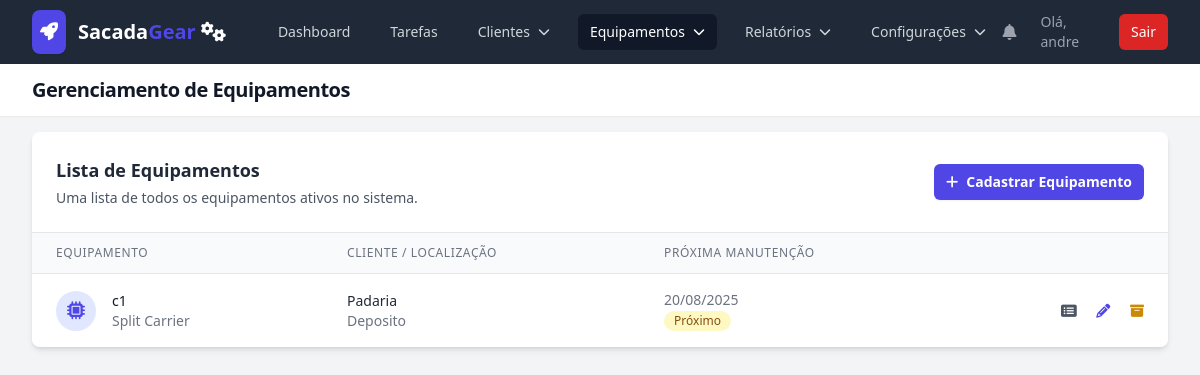
The page /equipments (signed in) on the database its author committed.
### models.py (models this page shows, shortened)
class User(UserMixin, db.Model):
    id = db.Column(db.Integer, primary_key=True)
    username = db.Column(db.String(80), unique=True, nullable=False)
    password_hash = db.Column(db.String(200), nullable=False)
    role = db.Column(db.String(20), nullable=False, default='technician')
    equipments = db.relationship('Equipment', backref='operator', lazy=True)
    maintenance_records = db.relationship('MaintenanceHistory', backref='technician', lazy=True)
    created_tasks = db.relationship('Task', back_populates='creator', foreign_keys='Task.creator_id')

class Equipment(db.Model):
    id = db.Column(db.Integer, primary_key=True)
    code = db.Column(db.String(50), nullable=False, unique=True)
    model = db.Column(db.String(150), nullable=False)
    location = db.Column(db.String(200), nullable=False)
    description = db.Column(db.Text, nullable=True)
    install_date = db.Column(db.Date, nullable=True)
    last_maintenance_date = db.Column(db.Date, nullable=True)
    next_maintenance_date = db.Column(db.Date, nullable=False)
    user_id = db.Column(db.Integer, db.ForeignKey('user.id'), nullable=False)
    client_id = db.Column(db.Integer, db.ForeignKey('client.id'), nullable=False)
    is_archived = db.Column(db.Boolean, default=False, nullable=False)
    maintenance_history = db.relationship('MaintenanceHistory', backref='equipment', lazy='dynamic', cascade="all, delete-orphan")
    @property
    def status(self):
        if 'warning_days' not in g:
            setting = db.session.get(Setting, 'maintenance_warning_days')
            g.warning_days = int(setting.value) if setting else 15
        today = datetime.now().date()
        if self.next_maintenance_date < today:
            return "Vencido"
        elif self.next_maintenance_date <= today + timedelta(days=g.warning_days):
            return "Próximo do vencimento"
        else:
            return "Em dia"

class Client(db.Model):
    id = db.Column(db.Integer, primary_key=True)
    name = db.Column(db.String(150), nullable=False, unique=True)
    address = db.Column(db.String(250), nullable=True)
    contact_person = db.Column(db.String(100), nullable=True)
    phone = db.Column(db.String(20), nullable=True)
    equipments = db.relationship('Equipment', backref='client', lazy=True)
    is_archived = db.Column(db.Boolean, default=False, nullable=False)

### app.py (the view)
    @app.route('/equipments')
    @login_required
    @admin_required
    def equipment_list():
        equipments = Equipment.query.filter_by(is_archived=False).order_by(Equipment.code).all()
        return render_template('equipment_list.html', equipments=equipments)

### templates/equipment_list.html (shortened to what this page needs)
{% extends "base.html" %}
{% block header %}Gerenciamento de Equipamentos{% endblock %}
{% block content %}
<div class="bg-white shadow-md rounded-lg overflow-hidden">
    <div class="p-4 sm:p-6 border-b border-gray-200">
        <div class="flex flex-col sm:flex-row sm:items-center sm:justify-between">
            <div class="flex-auto">
                <h2 class="text-lg font-semibold text-gray-800">Lista de Equipamentos</h2>
                <p class="mt-1 text-sm text-gray-600">Uma lista de todos os equipamentos ativos no sistema.</p>
            </div>
            <div class="mt-4 sm:mt-0 flex-shrink-0">
                <a href="{{ url_for('new_equipment') }}" class="w-full justify-center inline-flex items-center rounded-md bg-indigo-600 px-3 py-2 text-center text-sm font-semibold text-white shadow-sm hover:bg-indigo-500 transition-colors duration-200">
                    <i class="fas fa-plus mr-2"></i>Cadastrar Equipamento
                </a>
            </div>
        </div>
    </div>
    <div class="hidden md:block">
        <div class="overflow-x-auto">
            <table class="min-w-full divide-y divide-gray-200">
                <thead class="bg-gray-50">
                    <tr>
                        <th scope="col" class="px-6 py-3 text-left text-xs font-medium text-gray-500 uppercase tracking-wider">Equipamento</th>
                        <th scope="col" class="px-6 py-3 text-left text-xs font-medium text-gray-500 uppercase tracking-wider">Cliente / Localização</th>
                        <th scope="col" class="px-6 py-3 text-left text-xs font-medium text-gray-500 uppercase tracking-wider">Próxima Manutenção</th>
                        <th scope="col" class="relative px-6 py-3"><span class="sr-only">Ações</span></th>
                    </tr>
                </thead>
                <tbody class="bg-white divide-y divide-gray-200">
                    {% for equipment in equipments %}
                    <tr>
                        <td class="px-6 py-4 whitespace-nowrap">
                            <div class="flex items-center">
                                <div class="flex-shrink-0 h-10 w-10 flex items-center justify-center bg-indigo-100 rounded-full">
                                    <i class="fas fa-microchip text-lg text-indigo-600"></i>
                                </div>
                                <div class="ml-4">
                                    <div class="text-sm font-medium text-gray-900">{{ equipment.code }}</div>
                                    <div class="text-sm text-gray-500">{{ equipment.model }}</div>
                                </div>
                            </div>
                        </td>
                        <td class="px-6 py-4 whitespace-nowrap text-sm text-gray-500">
                            <div class="font-medium text-gray-800">{{ equipment.client.name }}</div>
                            <div class="text-gray-500">{{ equipment.location }}</div>
                        </td>
                        <td class="px-6 py-4 whitespace-nowrap text-sm text-gray-500">
                            <div>{{ equipment.next_maintenance_date.strftime('%d/%m/%Y') }}</div>
                            {% if equipment.status == 'Em dia' %}
                                <span class="inline-flex items-center rounded-full bg-green-100 px-2.5 py-0.5 text-xs font-medium text-green-800">Em dia</span>
                            {% elif equipment.status == 'Próximo do vencimento' %}
                                <span class="inline-flex items-center rounded-full bg-yellow-100 px-2.5 py-0.5 text-xs font-medium text-yellow-800">Próximo</span>
                            {% else %}
                                <span class="inline-flex items-center rounded-full bg-red-100 px-2.5 py-0.5 text-xs font-medium text-red-800">Vencido</span>
                            {% endif %}
                        </td>
                        <td class="px-6 py-4 whitespace-nowrap text-right text-sm font-medium space-x-4">
                            <a href="{{ url_for('equipment_history', equipment_id=equipment.id) }}" class="text-gray-600 hover:text-indigo-600" title="Ver Histórico"><i class="fas fa-list-alt"></i></a>
                            <a href="{{ url_for('edit_equipment', equipment_id=equipment.id) }}" class="text-indigo-600 hover:text-indigo-900" title="Editar"><i class="fas fa-pencil-alt"></i></a>
                            <form action="{{ url_for('toggle_archive_equipment', equipment_id=equipment.id) }}" method="POST" class="inline"
                                  onsubmit="openConfirmationModal(event, 'Arquivar Equipamento', 'Tem certeza que deseja arquivar o equipamento \'{{ equipment.code }}\'?')">
                                <button type="submit" class="text-yellow-600 hover:text-yellow-900" title="Arquivar">
                                    <i class="fas fa-archive"></i>
                                </button>
                            </form>
                        </td>
                    </tr>
                    {% endfor %}
                </tbody>
            </table>
        </div>
    </div>
</div>
{% endblock %}

### templates/base.html (shortened to what this page needs)
<!DOCTYPE html>
<html lang="pt-br" class="h-full bg-gray-100">
<head>
    <script src="https://cdn.tailwindcss.com"></script>
    <link rel="stylesheet" href="https://rsms.me/inter/inter.css">
    <link rel="stylesheet" href="https://cdnjs.cloudflare.com/ajax/libs/font-awesome/6.5.2/css/all.min.css">
</head>
<body class="h-full">
    <div class="min-h-full">
        <nav class="bg-gray-800" x-data="{ mobileMenuOpen: false }">
            <div class="mx-auto max-w-7xl px-4 sm:px-6 lg:px-8">
                <div class="flex h-16 items-center justify-between">
                    <div class="flex items-center">
                        <div class="flex-shrink-0">
                           <a href="{{ url_for('dashboard') if current_user.is_authenticated else url_for('login') }}" class="flex items-center space-x-3 rtl:space-x-reverse">
                               <div class="bg-primary-600 text-white p-2 rounded-lg shadow-sm"><i class="fas fa-rocket text-lg"></i></div>
                               <span class="text-xl font-bold text-white">Sacada<span class="text-primary-600">Gear</span> <i class="fa-solid fa-gears"></i></span>
                           </a>
                        </div>
                        <div class="hidden md:block">
                            <div class="ml-10 flex items-baseline space-x-4">
                                {% if current_user.is_authenticated %}
                                    <a href="{{ url_for('dashboard') }}" class="{% if request.endpoint == 'dashboard' %}bg-gray-900 text-white{% else %}text-gray-300 hover:bg-gray-700 hover:text-white{% endif %} rounded-md px-3 py-2 text-sm font-medium">Dashboard</a>
                                    <a href="{{ url_for('technician_tasks') }}" class="{% if request.endpoint == 'technician_tasks' %}bg-gray-900 text-white{% else %}text-gray-300 hover:bg-gray-700 hover:text-white{% endif %} rounded-md px-3 py-2 text-sm font-medium">Tarefas</a>
                                    {% if current_user.role == 'admin' %}
                                    <div x-data="{ open: false }" class="relative">
                                        <button @click="open = !open" @click.away="open = false" class="{% if request.endpoint in ['client_list', 'new_client', 'edit_client', 'archived_clients'] %}bg-gray-900 text-white{% else %}text-gray-300 hover:bg-gray-700 hover:text-white{% endif %} rounded-md px-3 py-2 text-sm font-medium flex items-center">
                                            <span>Clientes</span><i class="fas fa-chevron-down ml-2 text-xs"></i>
                                        </button>
                                    </div>
                                    <div x-data="{ open: false }" class="relative">
                                        <button @click="open = !open" @click.away="open = false" class="{% if request.endpoint in ['equipment_list', 'new_equipment', 'edit_equipment', 'archived_list'] %}bg-gray-900 text-white{% else %}text-gray-300 hover:bg-gray-700 hover:text-white{% endif %} rounded-md px-3 py-2 text-sm font-medium flex items-center">
                                            <span>Equipamentos</span><i class="fas fa-chevron-down ml-2 text-xs"></i>
                                        </button>
                                    </div>
                                    <div x-data="{ open: false }" class="relative">
                                        <button @click="open = !open" @click.away="open = false" class="{% if request.endpoint in ['financial_report', 'full_history'] %}bg-gray-900 text-white{% else %}text-gray-300 hover:bg-gray-700 hover:text-white{% endif %} rounded-md px-3 py-2 text-sm font-medium flex items-center">
                                            <span>Relatórios</span><i class="fas fa-chevron-down ml-2 text-xs"></i>
                                        </button>
                                    </div>
                                    <div x-data="{ open: false }" class="relative">
                                        <button @click="open = !open" @click.away="open = false" class="{% if request.endpoint in ['manage_settings', 'user_list'] %}bg-gray-900 text-white{% else %}text-gray-300 hover:bg-gray-700 hover:text-white{% endif %} rounded-md px-3 py-2 text-sm font-medium flex items-center">
                                            <span>Configurações</span><i class="fas fa-chevron-down ml-2 text-xs"></i>
                                        </button>
                                    </div>
                                    {% endif %}
                                {% endif %}
                            </div>
                        </div>
                    </div>
                    <div class="hidden md:block">
                        <div class="ml-4 flex items-center md:ml-6">
                            {% if current_user.is_authenticated %}
                            <div x-data="{ open: false }" class="relative">
                                <button @click="open = !open" class="relative rounded-full bg-gray-800 p-2 text-gray-400 hover:text-white focus:outline-none focus:ring-2 focus:ring-white focus:ring-offset-2 focus:ring-offset-gray-800">
                                    <i class="fas fa-bell"></i>
                                </button>
                            </div>
                            <span class="text-gray-400 text-sm ml-4 mr-4">Olá, {{ current_user.username }}</span>
                            <a href="{{ url_for('logout') }}" class="rounded-md bg-red-600 px-3 py-2 text-sm font-medium text-white hover:bg-red-700">Sair</a>
                            {% else %}
                            <a href="{{ url_for('login') }}" class="text-gray-300 hover:bg-gray-700 hover:text-white rounded-md px-3 py-2 text-sm font-medium">Login</a>
                            <a href="{{ url_for('register') }}" class="ml-4 rounded-md bg-indigo-600 px-3 py-2 text-sm font-medium text-white hover:bg-indigo-700">Cadastrar</a>
                            {% endif %}
                        </div>
                    </div>
                </div>
            </div>
        </nav>
        <header class="bg-white shadow-sm">
            <div class="mx-auto max-w-7xl px-4 py-3 sm:px-6 lg:px-8">
                <h1 class="text-lg sm:text-xl font-bold tracking-tight text-gray-900">{% block header %}{% endblock %}</h1>
            </div>
        </header>
        <main>
            <div class="mx-auto max-w-7xl py-4 px-4 sm:px-6 lg:px-8">
                {% block content %}{% endblock %}
            </div>
        </main>
    </div>
</body>
</html>

### templates/base.html (style rules this page uses)
:root { --cor-primaria: #4f46e5; }
.text-primary-600 { color: var(--cor-primaria); }
.bg-primary-600 { background-color: var(--cor-primaria); }

### rows shown on the page
User: username "andre"
Equipment: code "c1", model "Split Carrier", client.name "Padaria", location "Deposito", next_maintenance_date "20/08/2025", shows "Próximo"
